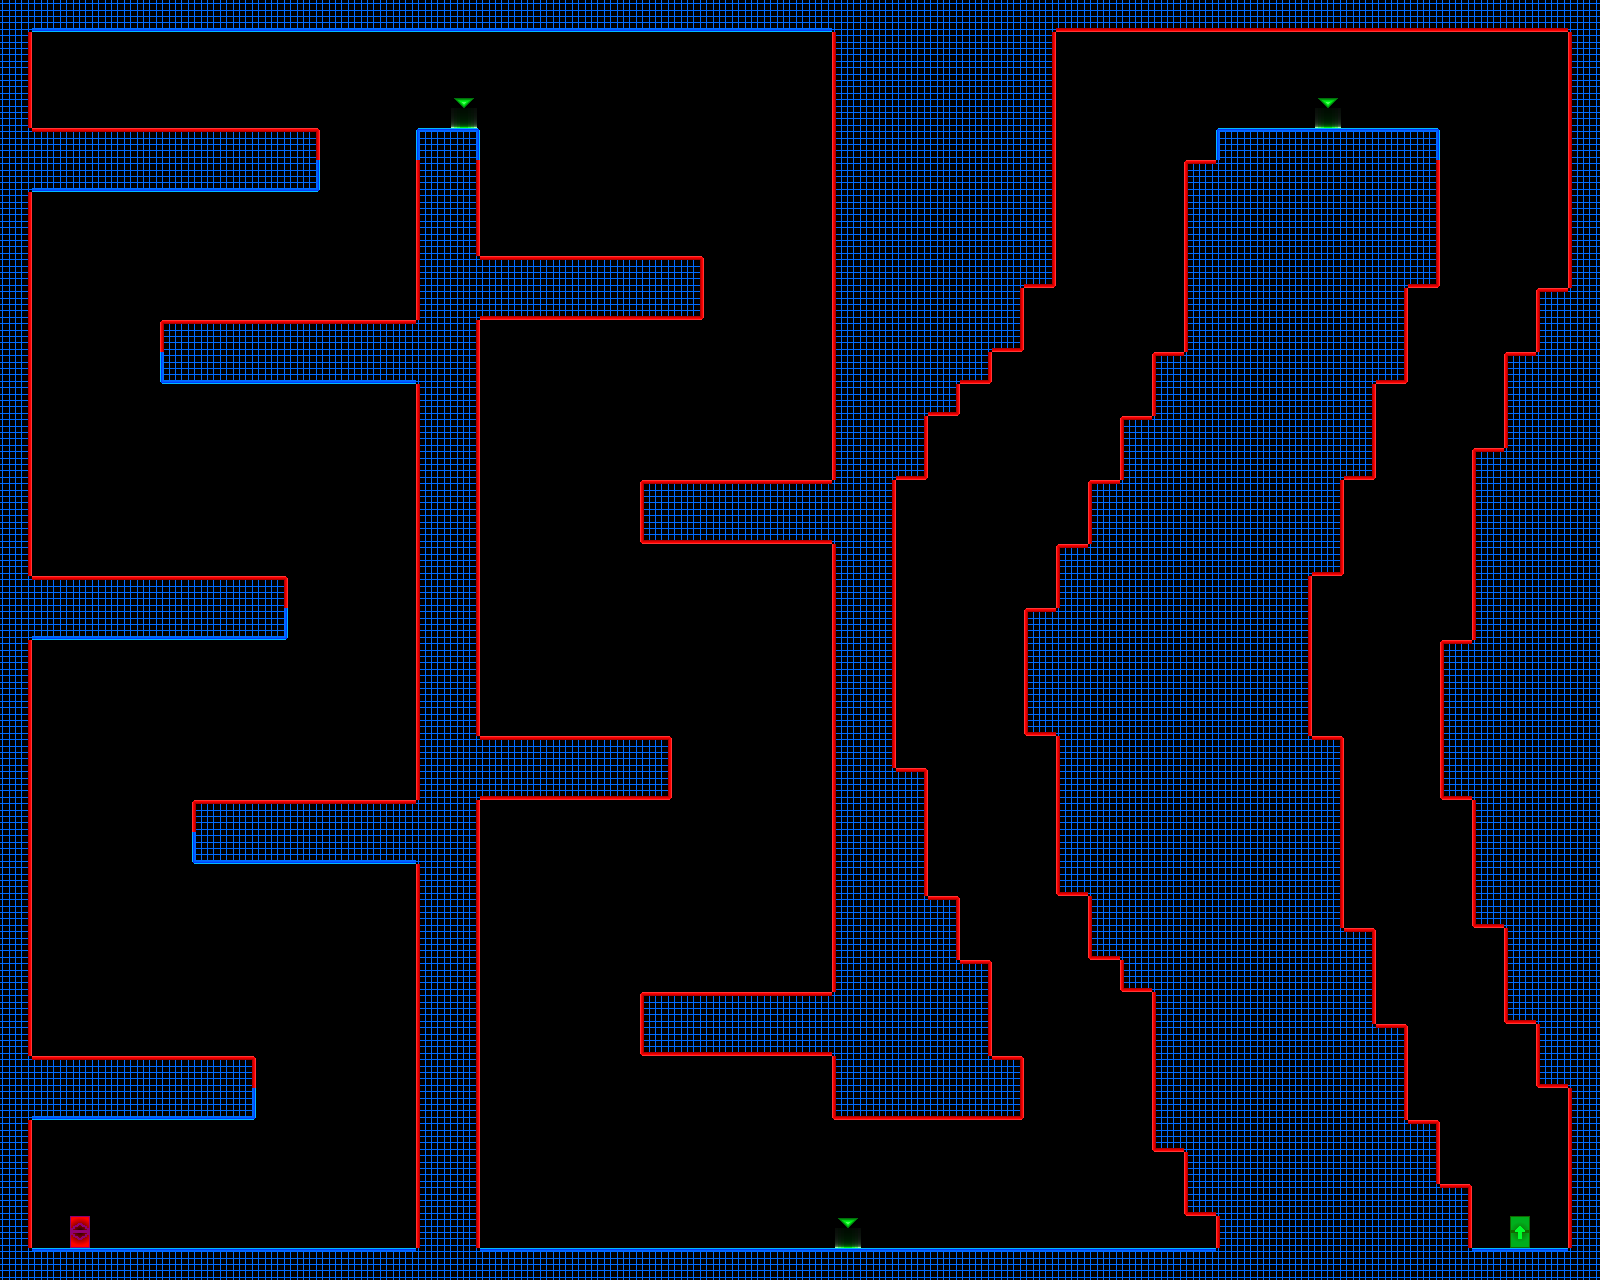

A level layout from a 2D game, rendered from its tile map. Below: a short description, then the map file with tile-grid data replaced by summaries:
An orthogonal 50x40 tile map with 32x32 px tiles, 1 tile layer (Livello tile 1) and 69 objects.

<map version="1.0" orientation="orthogonal" renderorder="right-down" width="50" height="40" tilewidth="32" tileheight="32" nextobjectid="72">
 <tileset firstgid="1" name="TestTile" tilewidth="32" tileheight="32" tilecount="117">
  <image source="resources/tiles/TestTile.png" width="416" height="288" />
 </tileset>
 <layer name="Livello tile 1" width="50" height="40">
  <data>[2000 cells, 881 non-empty, 18 distinct tile ids]</data>
 </layer>
 <objectgroup name="Triggers" visible="0">
  <object id="1" x="64" y="1216" width="32" height="32">
   <properties>
    <property name="playerEntrance" value="" />
   </properties>
  </object>
  <object id="2" x="1504" y="1216" width="32" height="32">
   <properties>
    <property name="playerExit" value="" />
   </properties>
  </object>
  <object id="3" x="32" y="1248" width="1536" height="32">
   <properties>
    <property name="blocker" value="t" />
   </properties>
  </object>
  <object id="5" x="32" y="1088" width="224" height="32">
   <properties>
    <property name="blocker" value="rb" />
   </properties>
  </object>
  <object id="6" x="32" y="608" width="256" height="32">
   <properties>
    <property name="blocker" value="rb" />
   </properties>
  </object>
  <object id="7" x="32" y="160" width="288" height="32">
   <properties>
    <property name="blocker" value="rb" />
   </properties>
  </object>
  <object id="8" x="160" y="352" width="256" height="32">
   <properties>
    <property name="blocker" value="lb" />
   </properties>
  </object>
  <object id="9" x="192" y="832" width="224" height="32">
   <properties>
    <property name="blocker" value="lb" />
   </properties>
  </object>
  <object id="10" x="0" y="32" width="32" height="1216">
   <properties>
    <property name="deadly" value="r" />
   </properties>
  </object>
  <object id="11" x="416" y="160" width="64" height="1088">
   <properties>
    <property name="deadly" value="lr" />
   </properties>
  </object>
  <object id="12" x="32" y="128" width="288" height="32">
   <properties>
    <property name="deadly" value="tlr" />
   </properties>
  </object>
  <object id="13" x="160" y="320" width="256" height="32">
   <properties>
    <property name="deadly" value="tlr" />
   </properties>
  </object>
  <object id="14" x="32" y="576" width="256" height="32">
   <properties>
    <property name="deadly" value="tlr" />
   </properties>
  </object>
  <object id="15" x="192" y="800" width="224" height="32">
   <properties>
    <property name="deadly" value="tlr" />
   </properties>
  </object>
  <object id="16" x="32" y="1056" width="224" height="32">
   <properties>
    <property name="deadly" value="tlr" />
   </properties>
  </object>
  <object id="17" x="416" y="128" width="64" height="32">
   <properties>
    <property name="blocker" value="tlr" />
   </properties>
  </object>
  <object id="18" x="448" y="96" width="32" height="32">
   <properties>
    <property name="CheckPoint" value="1" />
   </properties>
  </object>
  <object id="19" x="32" y="0" width="800" height="32">
   <properties>
    <property name="blocker" value="b" />
   </properties>
  </object>
  <object id="20" x="480" y="256" width="224" height="64">
   <properties>
    <property name="deadly" value="tblr" />
   </properties>
  </object>
  <object id="21" x="640" y="480" width="192" height="64">
   <properties>
    <property name="deadly" value="tblr" />
   </properties>
  </object>
  <object id="22" x="480" y="736" width="192" height="64">
   <properties>
    <property name="deadly" value="tblr" />
   </properties>
  </object>
  <object id="23" x="640" y="992" width="192" height="64">
   <properties>
    <property name="deadly" value="tblr" />
   </properties>
  </object>
  <object id="24" x="832" y="32" width="32" height="1056">
   <properties>
    <property name="deadly" value="l" />
   </properties>
  </object>
  <object id="25" x="832" y="1088" width="192" height="32">
   <properties>
    <property name="deadly" value="lrb" />
   </properties>
  </object>
  <object id="26" x="992" y="1056" width="32" height="32">
   <properties>
    <property name="deadly" value="tr" />
   </properties>
  </object>
  <object id="27" x="960" y="960" width="32" height="96">
   <properties>
    <property name="deadly" value="tr" />
   </properties>
  </object>
  <object id="28" x="928" y="896" width="32" height="64">
   <properties>
    <property name="deadly" value="tr" />
   </properties>
  </object>
  <object id="29" x="896" y="768" width="32" height="128">
   <properties>
    <property name="deadly" value="tr" />
   </properties>
  </object>
  <object id="30" x="864" y="480" width="32" height="288">
   <properties>
    <property name="deadly" value="r" />
   </properties>
  </object>
  <object id="31" x="896" y="416" width="32" height="64">
   <properties>
    <property name="deadly" value="rb" />
   </properties>
  </object>
  <object id="32" x="928" y="384" width="32" height="32">
   <properties>
    <property name="deadly" value="rb" />
   </properties>
  </object>
  <object id="33" x="960" y="352" width="32" height="32">
   <properties>
    <property name="deadly" value="rb" />
   </properties>
  </object>
  <object id="34" x="992" y="288" width="32" height="64">
   <properties>
    <property name="deadly" value="rb" />
   </properties>
  </object>
  <object id="35" x="1024" y="32" width="32" height="256">
   <properties>
    <property name="deadly" value="rb" />
   </properties>
  </object>
  <object id="36" x="1216" y="1216" width="32" height="32">
   <properties>
    <property name="deadly" value="l" />
   </properties>
  </object>
  <object id="37" x="1184" y="1152" width="32" height="64">
   <properties>
    <property name="deadly" value="lb" />
   </properties>
  </object>
  <object id="38" x="1152" y="992" width="32" height="160">
   <properties>
    <property name="deadly" value="lb" />
   </properties>
  </object>
  <object id="39" x="1120" y="960" width="32" height="32">
   <properties>
    <property name="deadly" value="lb" />
   </properties>
  </object>
  <object id="40" x="1088" y="896" width="32" height="64">
   <properties>
    <property name="deadly" value="lb" />
   </properties>
  </object>
  <object id="41" x="1056" y="736" width="32" height="160">
   <properties>
    <property name="deadly" value="lb" />
   </properties>
  </object>
  <object id="42" x="1024" y="608" width="32" height="128">
   <properties>
    <property name="deadly" value="lbt" />
   </properties>
  </object>
  <object id="43" x="1056" y="544" width="32" height="64">
   <properties>
    <property name="deadly" value="lt" />
   </properties>
  </object>
  <object id="44" x="1088" y="480" width="32" height="64">
   <properties>
    <property name="deadly" value="lt" />
   </properties>
  </object>
  <object id="45" x="1120" y="416" width="32" height="64">
   <properties>
    <property name="deadly" value="lt" />
   </properties>
  </object>
  <object id="46" x="1152" y="352" width="32" height="64">
   <properties>
    <property name="deadly" value="lt" />
   </properties>
  </object>
  <object id="47" x="1184" y="160" width="32" height="192">
   <properties>
    <property name="deadly" value="lt" />
   </properties>
  </object>
  <object id="48" x="1056" y="0" width="512" height="32">
   <properties>
    <property name="deadly" value="b" />
   </properties>
  </object>
  <object id="49" x="1216" y="128" width="224" height="32">
   <properties>
    <property name="blocker" value="lrt" />
   </properties>
  </object>
  <object id="50" x="1312" y="96" width="32" height="32">
   <properties>
    <property name="CheckPoint" value="1" />
   </properties>
  </object>
  <object id="51" x="832" y="1216" width="32" height="32">
   <properties>
    <property name="CheckPoint" value="1" />
   </properties>
  </object>
  </objectgroup>
</map>
<!-- 19 of 69 objects omitted -->
